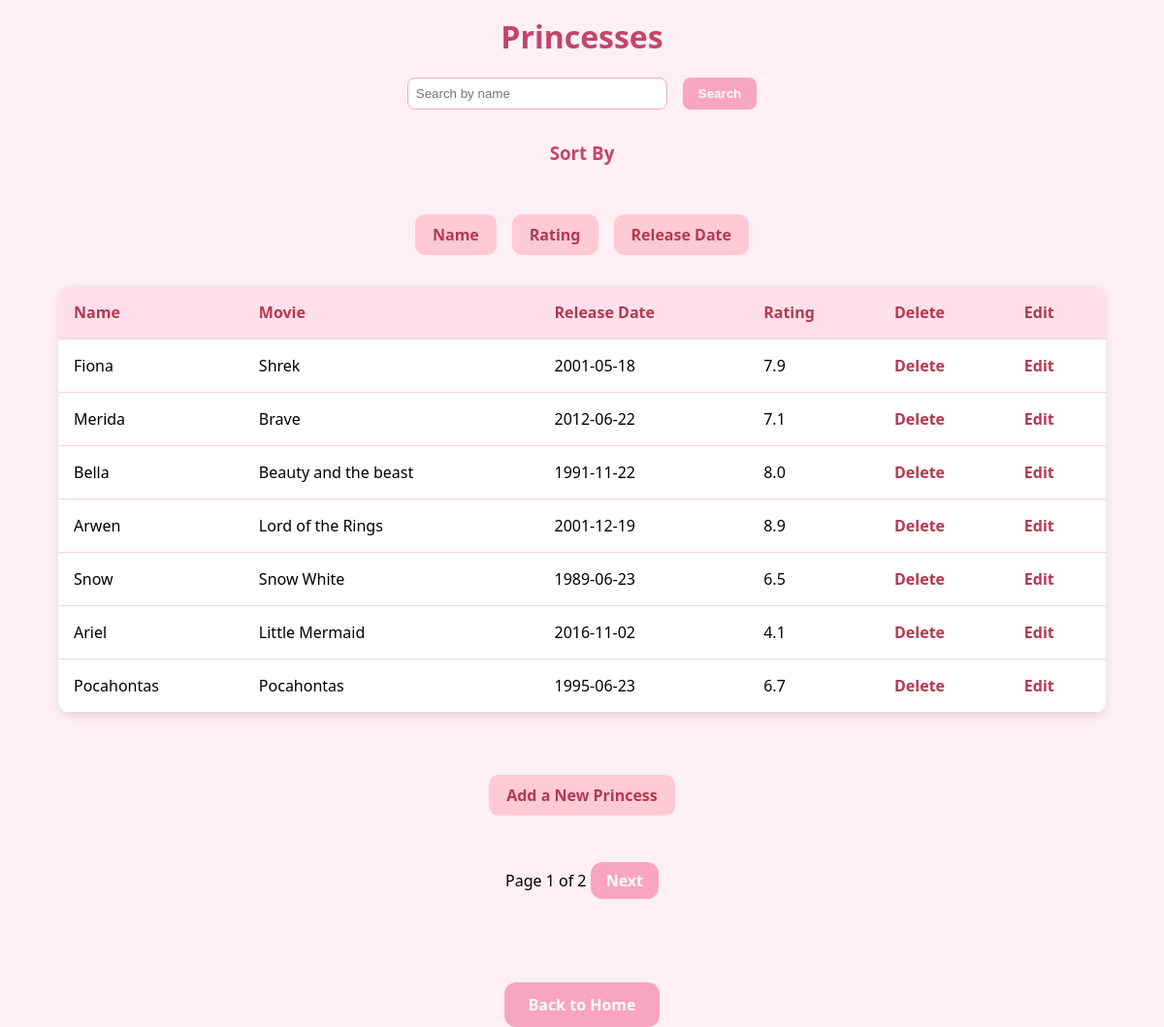
The page /princesses on the database its author committed.
### models.py (models this page shows)
class Princess(db.Model):
    __tablename__ = 'princess'
    id = db.Column(db.Integer, primary_key=True)
    name = db.Column(db.String(100), nullable=False)
    movie = db.Column(db.String(100), nullable=False)
    release_date = db.Column(db.Date, nullable=True)
    is_animated = db.Column(db.Boolean, nullable=False)
    rating = db.Column(db.String(10))
    genre = db.Column(db.String(100))
    poster_url = db.Column(db.String(300))
    appointments = db.relationship('Appointment', back_populates='princess')

### app.py (the view)
@app.route('/princesses', methods=['GET'])
def princesses():
    search = request.args.get('search', '')
    sort_by = request.args.get('sort', 'id')  # Default sort by 'id'
    page = request.args.get('page', 1, type=int)
    query = Princess.query
    if search:
        query = query.filter(Princess.name.contains(search))
    query = query.order_by(getattr(Princess, sort_by))
    princess_pagination = query.paginate(page=page, per_page=7)
    return render_template('princesses.html', princesses=princess_pagination.items, pagination=princess_pagination)

### templates/princesses.html (shortened to what this page needs)
<!DOCTYPE html>
<html lang="en">
<head>
    <link rel="stylesheet" href="{{ url_for('static', filename='style.css') }}"></head>
<body>
    <h1>Princesses</h1>
    <form method="GET" action="{{ url_for('princesses') }}">
        <input type="text" name="search" placeholder="Search by name" value="{{ request.args.get('search', '') }}">
        <button type="submi need to update my css fileit">Search</button>
    </form>
    <div class="sort-container">
        <h3>Sort By</h3>
        <div class="sort-buttons">
            <a href="{{ url_for('princesses', sort='name') }}" class="sort-btn">Name</a>
            <a href="{{ url_for('princesses', sort='rating') }}" class="sort-btn">Rating</a>
            <a href="{{ url_for('princesses', sort='release_date') }}" class="sort-btn">Release Date</a>
        </div>
    </div>
    <table>
        <tr>
            <th>Name</th>
            <th>Movie</th>
            <th>Release Date</th>
            <th>Rating</th>
            <th>Delete</th>
            <th>Edit</th>
        </tr>
        {% for princess in princesses %}
        <tr>
            <td>{{ princess.name }}</td>
            <td>{{ princess.movie }}</td>
            <td>{{ princess.release_date }}</td>
            <td>{{ princess.rating }}</td>
            <td>
                <a href="{{ url_for('delete_princess', id=princess.id) }}" onclick="return confirm('Are you sure?')">Delete</a>
            </td>
            <td>
                <a href="{{ url_for('edit_princess', id=princess.id) }}">Edit</a>
            </td>
        </tr>
        {% endfor %}
    </table>
  <div class="add">
      <a href="{{ url_for('add_princess') }}" class="add-btn">Add a New Princess</a>
  </div>
    <div>
        <span>Page {{ pagination.page }} of {{ pagination.pages }}</span>
        {% if pagination.has_next %}
        <a href="{{ url_for('princesses', page=pagination.next_num) }}">Next</a>
        {% endif %}
    </div>
    <br>
    <div class="back-home">
        <a href="{{ url_for('index') }}" class="home-btn">Back to Home</a>
    </div>
</body>
</html>

### static/style.css (style rules this page uses)
body { margin: 0; font-family: 'Segoe UI', sans-serif; background-color: #fff0f6; }
h1 { text-align: center; color: #c44569; margin-top: 1rem; }
table { width: 90%; margin: 2rem auto; border-collapse: collapse; background-color: #fff; border-radius: 12px; overflow: hidden; box-shadow: 0 4px 10px rgba(0, 0, 0, 0.1); }
th, td { padding: 1rem; text-align: left; border-bottom: 1px solid #f1d4dc; }
th { background-color: #ffe0ea; color: #b33951; font-weight: bold; }
form { display: flex; justify-content: center; gap: 1rem; margin: 1rem auto; }
input[type="text"] { padding: 0.5rem; border-radius: 8px; border: 1px solid #f8a5c2; width: 250px; }
button { padding: 0.5rem 1rem; background-color: #f8a5c2; color: white; border: none; border-radius: 8px; cursor: pointer; font-weight: bold; }
h3 { text-align: center; color: #c44569; margin-top: 2rem; }
a { text-decoration: none; color: #b33951; font-weight: bold; }
div { text-align: center; margin-top: 1rem; }
div > a { display: inline-block; margin-top: 2rem; padding: 0.5rem 1rem; background-color: #f8a5c2; color: white; border-radius: 12px; transition: background-color 0.3s ease; }
.sort-container { text-align: center; margin-top: 2rem; }
.sort-buttons { display: flex; justify-content: center; gap: 1rem; flex-wrap: wrap; margin-top: 0.5rem; }
.sort-btn { background-color: #ffcad4; color: #b33951; padding: 0.5rem 1rem; border-radius: 10px; text-decoration: none; font-weight: bold; border: 2px solid transparent; transition: all 0.3s ease; }
.back-home { text-align: center; margin-top: 2rem; }
.home-btn { background-color: #f8a5c2; color: white; padding: 0.75rem 1.5rem; border-radius: 12px; font-weight: bold; text-decoration: none; transition: background-color 0.3s ease; }
.add { text-align: center; margin-top: 2rem; }
.add-btn { background-color: #ffcad4; color: #b33951; padding: 0.5rem 1rem; border-radius: 10px; text-decoration: none; font-weight: bold; border: 2px solid transparent; transition: all 0.3s ease; }

### rows shown on the page
Princess: name "Fiona", movie "Shrek", release_date "2001-05-18", rating "7.9"
Princess: name "Merida", movie "Brave", release_date "2012-06-22", rating "7.1"
Princess: name "Bella", movie "Beauty and the beast", release_date "1991-11-22", rating "8.0"
Princess: name "Arwen", movie "Lord of the Rings", release_date "2001-12-19", rating "8.9"
Princess: name "Snow", movie "Snow White", release_date "1989-06-23", rating "6.5"
Princess: name "Ariel", movie "Little Mermaid", release_date "2016-11-02", rating "4.1"
Princess: name "Pocahontas", movie "Pocahontas", release_date "1995-06-23", rating "6.7"

### other values the page prints
{{ pagination.page }} "1"
{{ pagination.pages }} "2"
